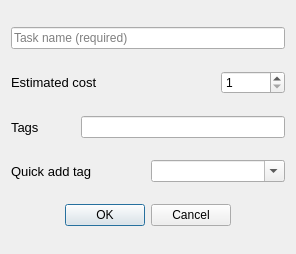
<?xml version="1.0" encoding="UTF-8"?>
<ui version="4.0">
 <class>AddTaskDialog</class>
 <widget class="QDialog" name="AddTaskDialog">
  <property name="geometry">
   <rect>
    <x>0</x>
    <y>0</y>
    <width>296</width>
    <height>254</height>
   </rect>
  </property>
  <property name="windowTitle">
   <string>Add new task</string>
  </property>
  <layout class="QGridLayout" name="gridLayout">
   <item row="1" column="3">
    <widget class="QSpinBox" name="estimatedCost">
     <property name="minimum">
      <number>1</number>
     </property>
     <property name="maximum">
      <number>9999</number>
     </property>
    </widget>
   </item>
   <item row="0" column="0" colspan="4">
    <widget class="QLineEdit" name="taskName">
     <property name="placeholderText">
      <string>Task name (required)</string>
     </property>
    </widget>
   </item>
   <item row="3" column="2" colspan="2">
    <widget class="QComboBox" name="tags">
     <property name="editable">
      <bool>true</bool>
     </property>
    </widget>
   </item>
   <item row="4" column="0" colspan="4" alignment="Qt::AlignHCenter">
    <widget class="QDialogButtonBox" name="buttonBox">
     <property name="orientation">
      <enum>Qt::Horizontal</enum>
     </property>
     <property name="standardButtons">
      <set>QDialogButtonBox::Cancel|QDialogButtonBox::Ok</set>
     </property>
    </widget>
   </item>
   <item row="2" column="1" colspan="3">
    <widget class="QLineEdit" name="leTags"/>
   </item>
   <item row="1" column="0" colspan="3">
    <widget class="QLabel" name="label">
     <property name="font">
      <font>
       <pointsize>10</pointsize>
      </font>
     </property>
     <property name="text">
      <string>Estimated cost</string>
     </property>
    </widget>
   </item>
   <item row="2" column="0">
    <widget class="QLabel" name="label_2">
     <property name="font">
      <font>
       <pointsize>10</pointsize>
      </font>
     </property>
     <property name="text">
      <string>Tags</string>
     </property>
    </widget>
   </item>
   <item row="3" column="0" colspan="2">
    <widget class="QLabel" name="label_3">
     <property name="font">
      <font>
       <pointsize>10</pointsize>
      </font>
     </property>
     <property name="text">
      <string>Quick add tag</string>
     </property>
    </widget>
   </item>
  </layout>
 </widget>
 <tabstops>
  <tabstop>taskName</tabstop>
  <tabstop>estimatedCost</tabstop>
  <tabstop>leTags</tabstop>
  <tabstop>tags</tabstop>
 </tabstops>
 <resources/>
 <connections>
  <connection>
   <sender>buttonBox</sender>
   <signal>accepted()</signal>
   <receiver>AddTaskDialog</receiver>
   <slot>accept()</slot>
   <hints>
    <hint type="sourcelabel">
     <x>248</x>
     <y>254</y>
    </hint>
    <hint type="destinationlabel">
     <x>157</x>
     <y>274</y>
    </hint>
   </hints>
  </connection>
  <connection>
   <sender>buttonBox</sender>
   <signal>rejected()</signal>
   <receiver>AddTaskDialog</receiver>
   <slot>reject()</slot>
   <hints>
    <hint type="sourcelabel">
     <x>316</x>
     <y>260</y>
    </hint>
    <hint type="destinationlabel">
     <x>286</x>
     <y>274</y>
    </hint>
   </hints>
  </connection>
 </connections>
</ui>
